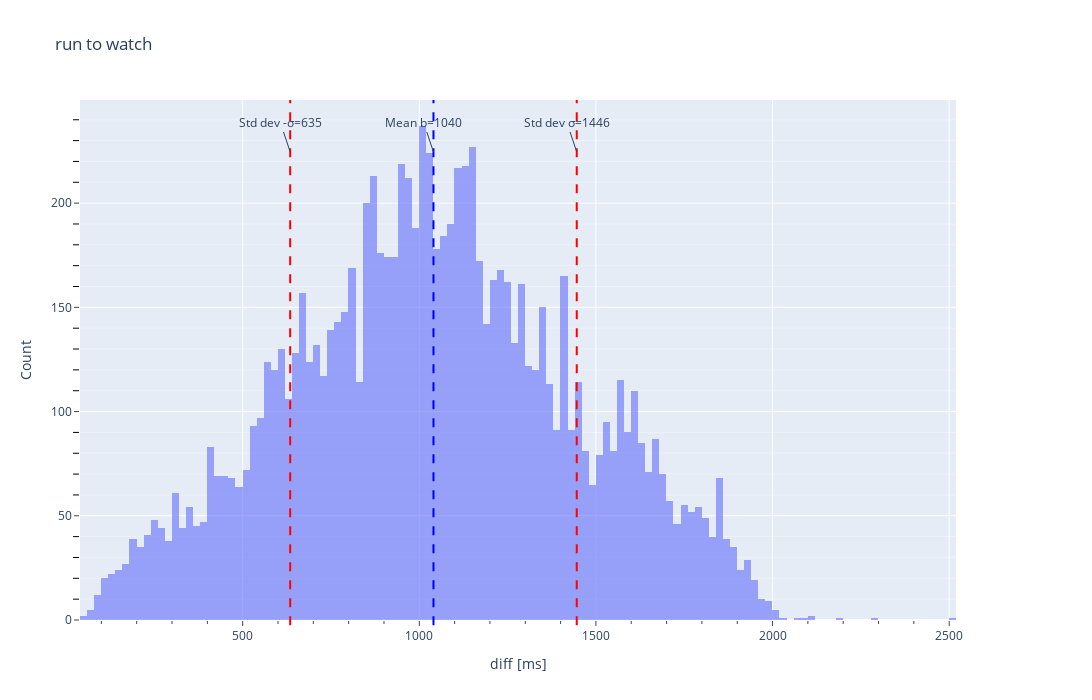

Notebook code for this chart:
### Code cell
histogram_plotting("../timeline-2000nodes.csv", 
                   phase_change='{run watch 0s}', 
                   num_bins=150, 
                   state="Stateless", 
                   mean=True, 
                   std_dev=True, 
                   cumulative=False, 
                   minor_gridy=True)

### Figure 1 — Plotly figure (JSON) as saved in the notebook; plotly's stock layout.template omitted (floating-point values rounded to 4 significant figures; data arrays with more than 128 entries replaced by an {"elided": "..."} marker saying what was removed)
{"data": [{"name": "Difference", "nbinsx": 150, "opacity": 0.6, "type": "histogram", "x": {"elided": "10000 int values"}}], "layout": {"annotations": [{"text": "Mean b=1040", "x": 1040.0, "xref": "x", "y": 0.9, "yref": "paper"}, {"text": "Std dev σ=1446", "x": 1446.0, "xref": "x", "y": 0.9, "yref": "paper"}, {"text": "Std dev -σ=635", "x": 634.5, "xref": "x", "y": 0.9, "yref": "paper"}], "autosize": false, "height": 700, "shapes": [{"line": {"color": "blue", "dash": "dash"}, "type": "line", "x0": 1040.0, "x1": 1040.0, "xref": "x", "y0": -0.01, "y1": 1, "yref": "paper"}, {"line": {"color": "red", "dash": "dash"}, "type": "line", "x0": 1446.0, "x1": 1446.0, "xref": "x", "y0": -0.01, "y1": 1, "yref": "paper"}, {"line": {"color": "red", "dash": "dash"}, "type": "line", "x0": 634.5, "x1": 634.5, "xref": "x", "y0": -0.01, "y1": 1, "yref": "paper"}], "title": {"text": "run to watch"}, "width": 1400, "xaxis": {"anchor": "y", "autorange": true, "domain": [0, 0.94], "minor": {"ticks": "outside"}, "range": [39.5, 2520.0], "showgrid": true, "ticks": "outside", "title": {"text": "diff [ms]"}, "type": "linear"}, "yaxis": {"anchor": "x", "autorange": true, "domain": [0, 1], "minor": {"showgrid": true, "tickcolor": "black", "ticklen": 6, "ticks": "outside"}, "range": [0, 249.5], "ticks": "outside", "title": {"text": "Count"}}, "yaxis2": {"anchor": "x", "minor": {"showgrid": true, "tickcolor": "black", "ticklen": 6, "ticks": "outside"}, "overlaying": "y", "side": "right", "ticks": "outside"}}}
